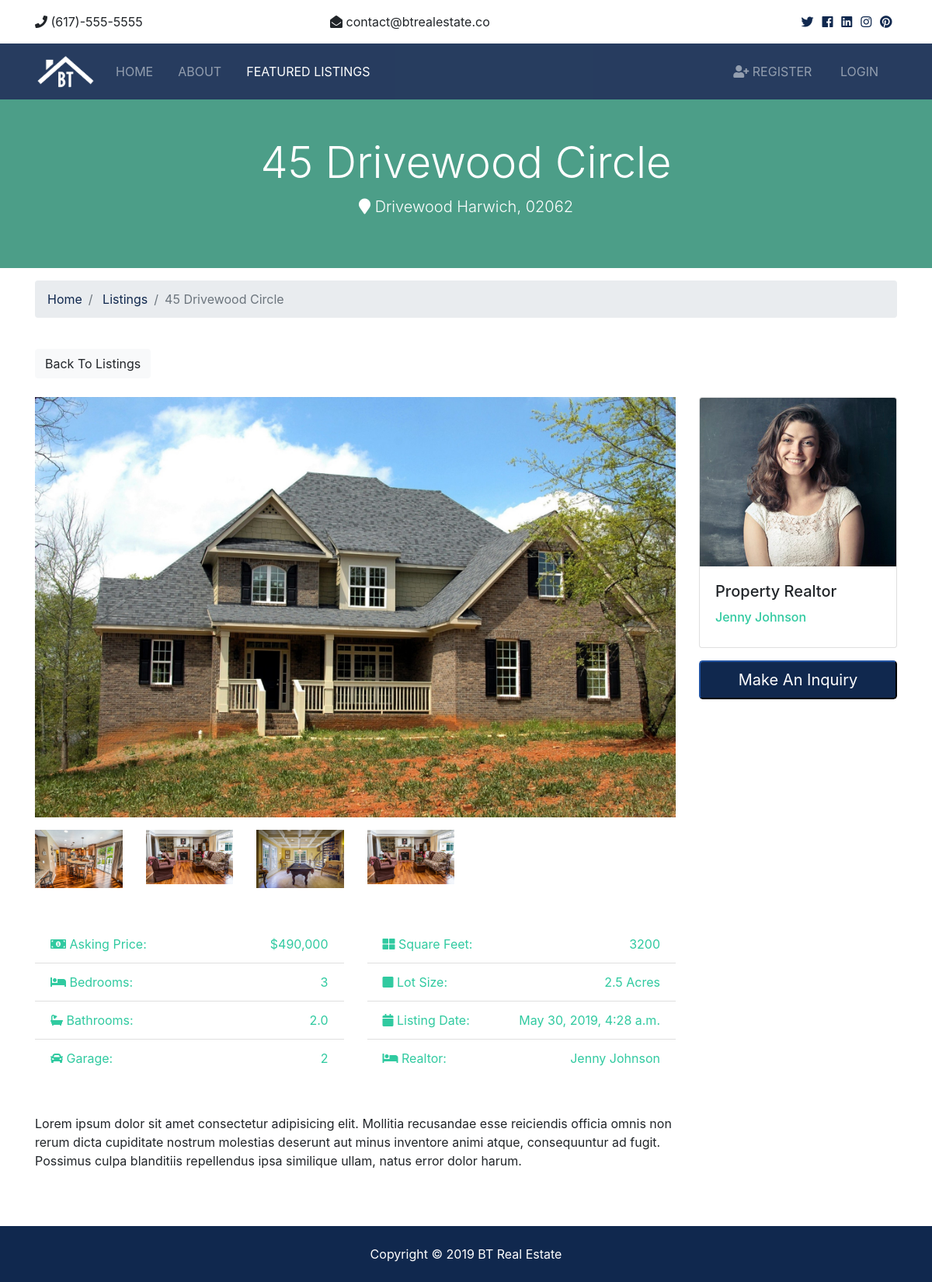
Page /listings/3 on the earlier database version.
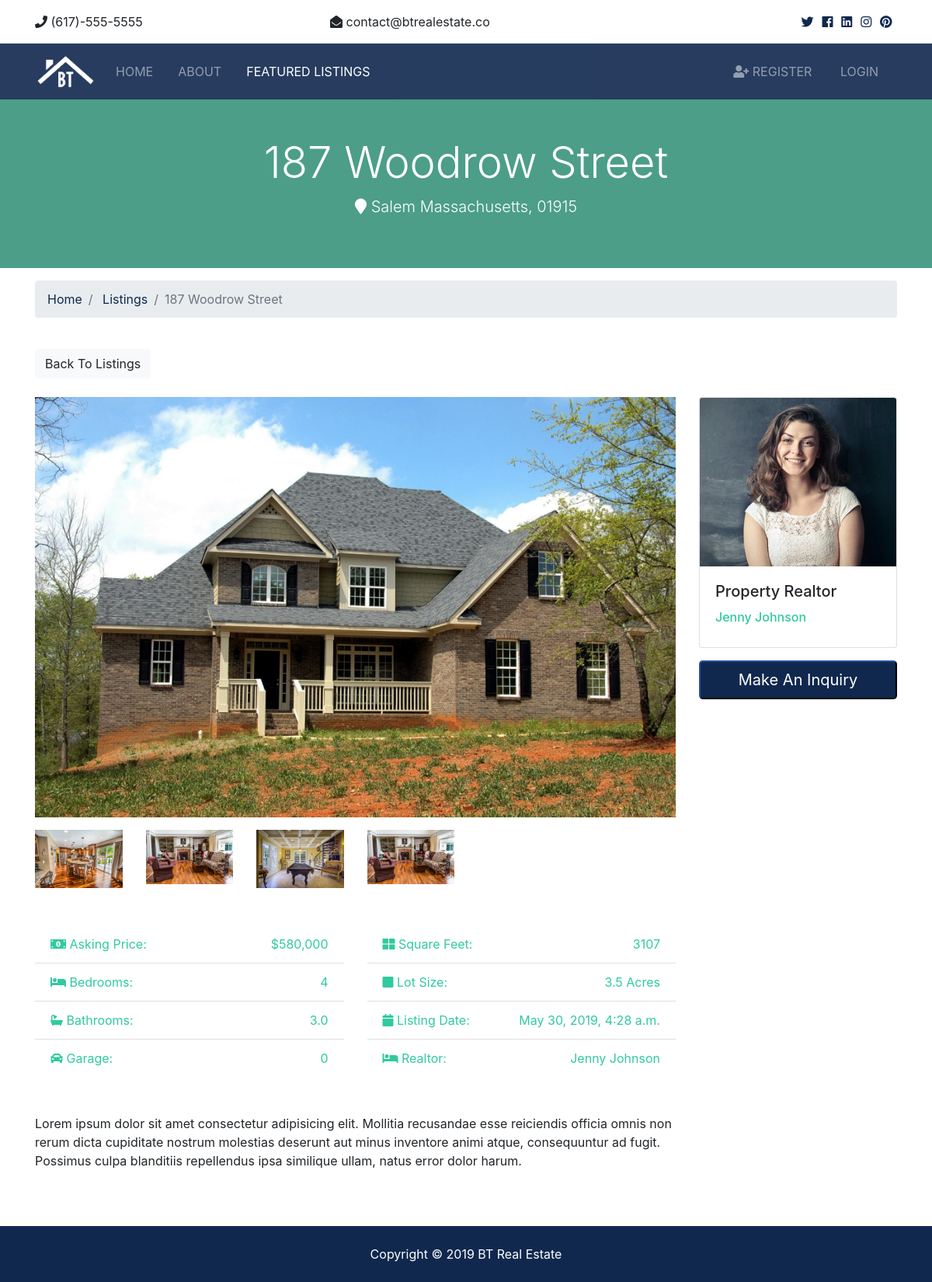
Same page on the later database version.
### listings/models.py (models this page shows, shortened)
class Listing(models.Model):
    realtor = models.ForeignKey(Realtor, on_delete=models.DO_NOTHING)
    title = models.CharField(max_length=200)
    address = models.CharField(max_length=200)
    city = models.CharField(max_length=100)
    state = models.CharField(max_length=100)
    zipcode = models.CharField(max_length=20)
    description = models.TextField(blank=True)
    price = models.IntegerField()
    bedrooms = models.IntegerField()
    bathrooms = models.DecimalField(max_digits=2, decimal_places=1)
    garage = models.IntegerField(default=0)
    sqft = models.IntegerField()
    lot_size = models.DecimalField(max_digits=5, decimal_places=1)
    photo_main = models.ImageField(upload_to='photos/%Y/%m/%d/')
    photo_1 = models.ImageField(upload_to='photos/%Y/%m/%d/', blank=True)
    photo_2 = models.ImageField(upload_to='photos/%Y/%m/%d/', blank=True)
    photo_3 = models.ImageField(upload_to='photos/%Y/%m/%d/', blank=True)
    photo_4 = models.ImageField(upload_to='photos/%Y/%m/%d/', blank=True)
    photo_5 = models.ImageField(upload_to='photos/%Y/%m/%d/', blank=True)
    photo_6 = models.ImageField(upload_to='photos/%Y/%m/%d/', blank=True)
    is_published = models.BooleanField(default=True)
    list_date = models.DateTimeField(default=datetime.now, blank=True)

### realtors/models.py (models this page shows)
class Realtor(models.Model):
    name = models.CharField(max_length=200)
    photo = models.ImageField(upload_to='photos/%Y/%m/%d/')
    description = models.TextField(blank=True)
    phone = models.CharField(max_length=20)
    email = models.CharField(max_length=50)
    is_mvp = models.BooleanField(default=False)
    hire_date = models.DateTimeField(default=datetime.now, blank=True)
    def __str__(self):
        return self.name

### listings/views.py (the view)
# urls.py: path('<int:listing_id>', views.listing, name='listing'),
def listing(request, listing_id):
    listing = get_object_or_404(Listing, pk=listing_id)
    context = {
        'listing': listing
    }
    return render(request, 'listings/listing.html', context)

### templates/listings/listing.html (shortened to what the changed rows need)
{% extends 'base.html' %}
{% load humanize %}
{% block content %}
<section id="showcase-inner" class="py-5 text-white">
    <div class="container">
        <div class="row text-center">
            <div class="col-md-12">
                <h1 class="display-4">{{listing.title}}</h1>
                <p class="lead">
                    <i class="fas fa-map-marker"></i> {{listing.city}} {{listing.state}}, {{listing.zipcode}}</p>
            </div>
        </div>
    </div>
</section>
<section id="bc" class="mt-3">
    <div class="container">
        <nav>
            <ol class="breadcrumb">
                <li class="breadcrumb-item">
                    <a href="{% url 'index' %}">Home</a>
                </li>
                <li class="breadcrumb-item">
                    <a href="{% url 'listings' %}">Listings</a>
                </li>
                <li class="breadcrumb-item active">{{ listing.title }}</li>
            </ol>
        </nav>
    </div>
</section>
<section id="listing" class="py-4">
    <div class="container">
        <div class="row">
            <div class="col-md-9">
                <img src="{{listing.photo_main.url}}" alt="" class="img-main img-fluid mb-3">
                <div class="row mb-5 thumbs">
                    {% if listing.photo_1 %}
                    <div class="col-md-2">
                        <a href="{{listing.photo_1.url}}" data-lightbox="home-images">
                            <img src="{{listing.photo_1.url}}" alt="" class="img-fluid">
                        </a>
                    </div>
                    {% endif %}
                    {% if listing.photo_2 %}
                    <div class="col-md-2">
                        <a href="{{listing.photo_2.url}}" data-lightbox="home-images">
                            <img src="{{listing.photo_2.url}}" alt="" class="img-fluid">
                        </a>
                    </div>
                    {% endif %}
                    {% if listing.photo_3 %}
                    <div class="col-md-2">
                        <a href="{{listing.photo_3.url}}" data-lightbox="home-images">
                            <img src="{{listing.photo_3.url}}" alt="" class="img-fluid">
                        </a>
                    </div>
                    {% endif %}
                    {% if listing.photo_4 %}
                    <div class="col-md-2">
                        <a href="{{listing.photo_4.url}}" data-lightbox="home-images">
                            <img src="{{listing.photo_4.url}}" alt="" class="img-fluid">
                        </a>
                    </div>
                    {% endif %}
                </div>
                <div class="row mb-5 fields">
                    <div class="col-md-6">
                        <ul class="list-group list-group-flush">
                            <li class="list-group-item text-secondary">
                                <i class="fas fa-money-bill-alt"></i> Asking Price:
                                <span class="float-right">${{listing.price | intcomma}}</span>
                            </li>
                            <li class="list-group-item text-secondary">
                                <i class="fas fa-bed"></i> Bedrooms:
                                <span class="float-right">{{listing.bedrooms}}</span>
                            </li>
                            <li class="list-group-item text-secondary">
                                <i class="fas fa-bath"></i> Bathrooms:
                                <span class="float-right">{{listing.bathrooms}}</span>
                            </li>
                            <li class="list-group-item text-secondary">
                                <i class="fas fa-car"></i> Garage:
                                <span class="float-right">{{listing.garage}}
                                </span>
                            </li>
                        </ul>
                    </div>
                    <div class="col-md-6">
                        <ul class="list-group list-group-flush">
                            <li class="list-group-item text-secondary">
                                <i class="fas fa-th-large"></i> Square Feet:
                                <span class="float-right">{{listing.sqft}}</span>
                            </li>
                            <li class="list-group-item text-secondary">
                                <i class="fas fa-square"></i> Lot Size:
                                <span class="float-right">{{listing.lot_size}} Acres
                                </span>
                            </li>
                            <li class="list-group-item text-secondary">
                                <i class="fas fa-calendar"></i> Listing Date:
                                <span class="float-right">{{listing.list_date}}</span>
                            </li>
                            <li class="list-group-item text-secondary">
                                <i class="fas fa-bed"></i> Realtor:
                                <span class="float-right">{{listing.realtor}}
                                </span>
                            </li>
                        </ul>
                    </div>
                </div>
                <div class="row mb-5">
                    <div class="col-md-12">
                        {{listing.description}}
                    </div>
                </div>
            </div>
            <div class="col-md-3">
                <div class="card mb-3">
                    <img class="card-img-top" src="{{listing.realtor.photo.url}}" alt="Seller of the month">
                    <div class="card-body">
                        <h5 class="card-title">Property Realtor</h5>
                        <h6 class="text-secondary">{{listing.realtor}}</h6>
                    </div>
                </div>
            </div>
        </div>
    </div>
</section>
{% endblock %}

Differences in the rows shown:
changed Listing "Jenny Johnson": title "45 Drivewood Circle" → "187 Woodrow Street"; city "Drivewood" → "Salem"; state "Harwich" → "Massachusetts"; zipcode "02062" → "01915"; price "490,000" → "580,000"; bedrooms "3" → "4"; bathrooms "2.0" → "3.0"; garage "2" → "0"; sqft "3200" → "3107"; lot_size "2.5" → "3.5"
